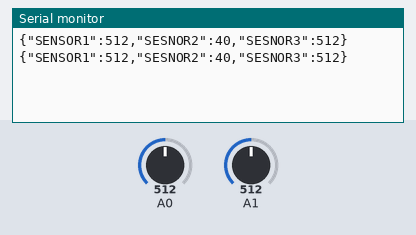
Simulated run of this sketch. Board: Arduino Uno, built with avr-gcc and run on an emulated ATmega328P. On the bench: the last lines printed to the serial monitor. Inputs (shaded band) come from the test bench; at power-on: A0 = 512, A1 = 512.

Above: at 2.8 s.
2.9 s: A0 set to 716
At 5.2 s:
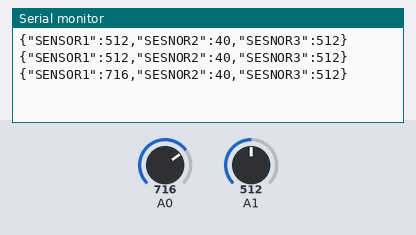
5.6 s: A1 set to 716
At 6.9 s:
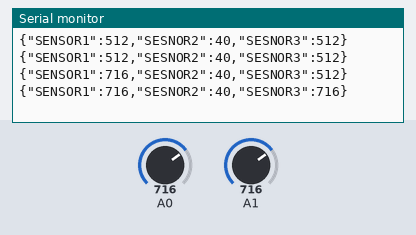
8.3 s: A0 set to 900
At 10.8 s:
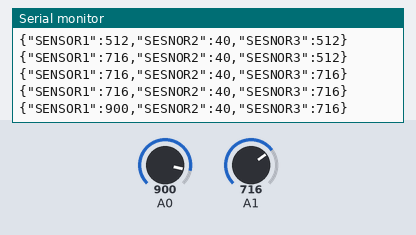
11.0 s: A1 set to 900
At 12.7 s:
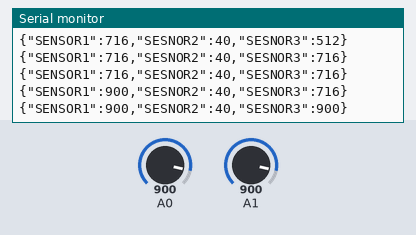
Timing chart, 0 to 14.2 s (numbered marks = the images above; inputs shaded):
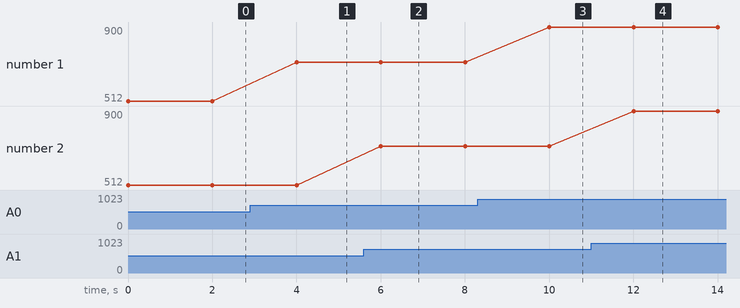

The sketch:

arduino_and_pc_serial.ino
```cpp
int newval = 0;
void setup() {
  // Initialize Serial port
  Serial.begin(9600);
}

void loop() {
  newval = newval+4;
  if(newval == 500){
    newval=0;
    }
  int fixed =40;
  int sensorValue = analogRead(A0);
   int sensorValue1 = analogRead(A1);
  // Convert the analog reading (which goes from 0 - 1023) to a voltage (0 - 5V):
 // float voltage = sensorValue * (5.0 / 1023.0);
 Serial.print("{\"SENSOR1\":");
 Serial.print(sensorValue);
 Serial.print(",\"SESNOR2\":");
 Serial.print(fixed);
 Serial.print(",\"SESNOR3\":");
 Serial.print(sensorValue1);
 Serial.println("}");
 delay(2000);
}
```

Measured:
- after the input at 2.9 s, the serial monitor: prints a new line after 1.1 s (image 1)
- after the input at 5.6 s, the serial monitor: prints a new line after 0.40 s (image 2)
- after the input at 8.3 s, the serial monitor: prints a new line after 1.7 s (image 3)
- after the input at 11.0 s, the serial monitor: prints a new line after 1.0 s (image 4)
- plotted number 1: 512 → 716 after the input at 2.9 s, 716 → 900 after the input at 8.3 s
